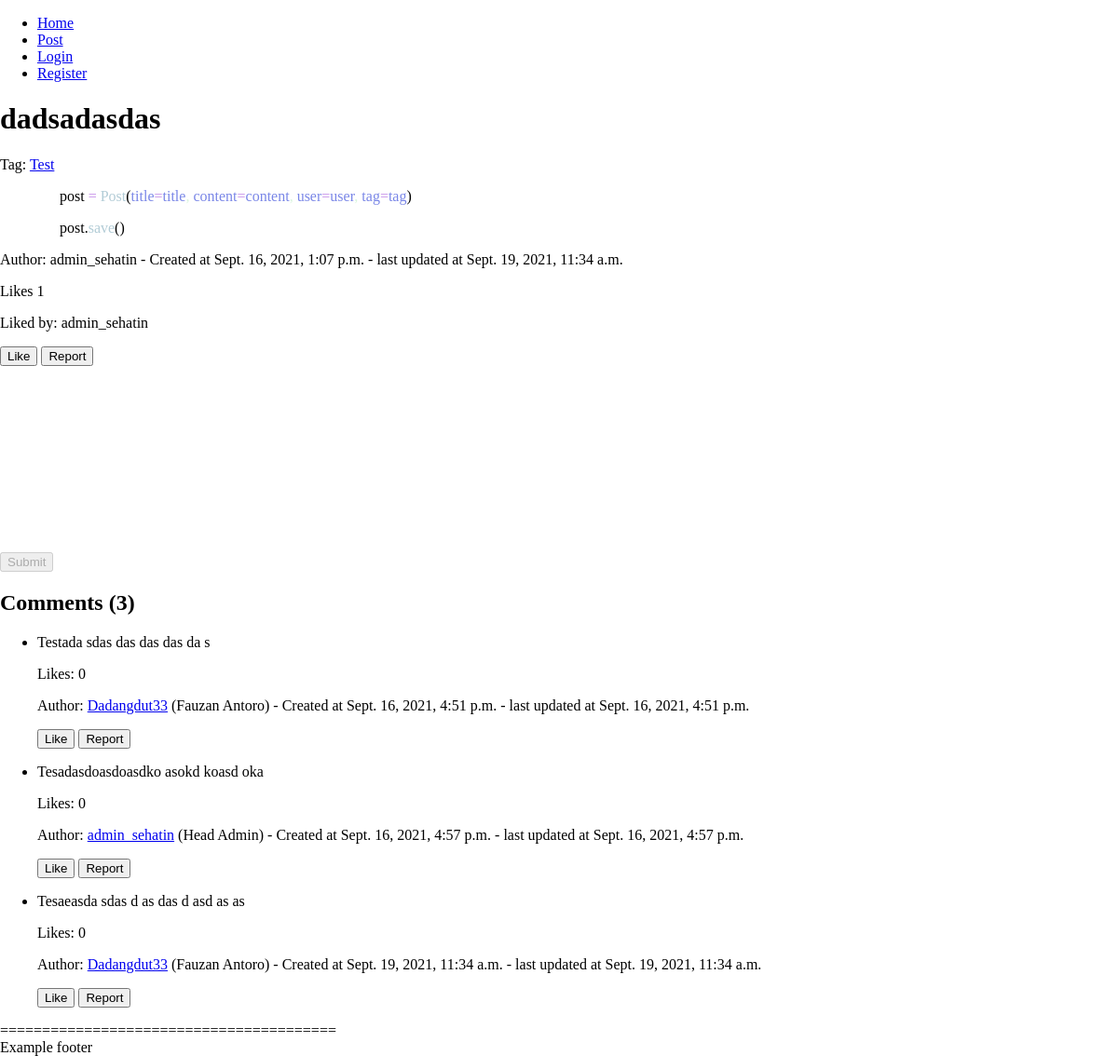
/post/9/dadsadasdas, run on the app's committed database.
### sehat_in_webproject/models.py (models this page shows)
class Post(models.Model): # Post
    id = models.AutoField(primary_key=True)
    title = models.CharField(max_length=200)
    content = models.TextField()
    tag = models.ForeignKey(Tag, on_delete=models.CASCADE, null=True)
    created_at = models.DateTimeField(auto_now_add=True)
    updated_at = models.DateTimeField(auto_now=True)
    user = models.ForeignKey(User, on_delete=models.SET_NULL, null=True)
    likes = models.IntegerField(default=0)
    comments = models.IntegerField(default=0)
    post_Type = models.CharField(max_length=50, default='forum')

class Tag(models.Model): # Tag of a post, will be generated by admin only
    name = models.CharField(max_length=50)
    adminOnly = models.BooleanField(default=False)

class Like(models.Model): # Post/comment like
    user = models.ForeignKey(User, on_delete=models.SET_NULL, null=True)
    post = models.ForeignKey(Post, on_delete=models.CASCADE)
    comment = models.ForeignKey(Comment, on_delete=models.CASCADE, null=True)

class Comment(models.Model): # Comment of a post
    id = models.AutoField(primary_key=True)
    content = models.TextField()
    created_at = models.DateTimeField(auto_now_add=True)
    updated_at = models.DateTimeField(auto_now=True)
    post = models.ForeignKey(Post, on_delete=models.CASCADE)
    user = models.ForeignKey(User, on_delete=models.SET_NULL, null=True)
    likes = models.IntegerField(default=0)

### sehat_in_webproject/views.py (the view)
# urls.py: path('post/<str:id>/<str:title>', views.post_Url, name='post'), # Vanity url
def post_Url(request, id, title):
    if id is not None and title is not None:
        post = Post.objects.get(id=id)
        if title.replace('-', ' ') != post.title:
            return redirect('/post/' + str(post.id) + '/' + post.title.replace(' ', '-'))
        if post is not None:
            comments = Comment.objects.filter(post=post).order_by('created_at') # oldest to newest
            likes = Like.objects.filter(post=post)
            return render(request, 'post/postview.html', {'post': post, 'comments': comments, 'likes': likes})
        else:
            raise Http404
    else:
        raise Http404

### templates/post/postview.html (shortened to what this page needs)
<!DOCTYPE html>
{% load static %}
<html lang="en">
<head>
    <link rel="stylesheet" type="text/css" href="{% static 'css/style.css' %}">
    <link href="https://cdn.quilljs.com/1.3.6/quill.snow.css" rel="stylesheet">
</head>
<body>
    {% include 'templates/header.html' %}
    <div class="post">
        <h1>{{ post.title }}</a></h1>
        <p>Tag: <a href="/post/tag/{{ post.tag.name }}">{{ post.tag.name }}</a></p>
        {% autoescape off %}
        {{ post.content }}
        {% endautoescape %}
        <p> Author: {% if post.user == null %}deleted{% else %}{{ post.user }}{% endif %} - Created at {{ post.created_at }} - last updated at {{ post.updated_at }}</p>
        <p>Likes <span id="post-like-count">{{ likes|length }}</span></p>
        <p>Liked by:
            <span id="post-liker">
            {% for user in likes %}
            {{ user.user }}
            {% endfor %}
            </span>
        </p>
        <button class="button like" onclick="likePost('{{ user.is_authenticated }}', '{{ post.id }}', '{{ post.title }}', '{{ csrf_token }}')">Like</button>
        {% if post.user.id == user.id %}
            <button class="button edit" onclick="editPost('{{ user.is_authenticated }}', '{{ post.id }}', '{{ post.title }}')">Edit</button>
            <button class="button delete" onclick="deletePost('{{ user.is_authenticated }}', '{{ post.id }}', '{{ post.title }}', '{{ csrf_token }}', 'user')">Delete</button>
        {% else %}
            <button class="button report" onclick="reportPost('{{ user.is_authenticated }}', '{{ post.id }}', '{{ post.title }}', '{{ csrf_token }}')">Report</button>
        {% endif %}
    </div>
    <div class="comment-form">
        <div id="editor"></div>
        {% if user.is_authenticated %}
            <button type="submit" onclick="comment('{{ user.is_authenticated }}', '{{ post.id }}', '{{ post.title }}', '{{ csrf_token }}')">Submit</button>
        {% else %}
            <button type="submit" onclick="comment('{{ user.is_authenticated }}', '{{ post.id }}', '{{ post.title }}', '{{ csrf_token }}')" disabled>Submit</button>
        {% endif %}
    </div>
    <div class="comment-box">
        <h2>Comments (<span id="comment-counter">{{ comments|length }}</span>)</h2>
        <ul>
            {% for comment in comments %}
            <li class="comment" id="comments-{{ comment.id }}">
                <span id="fill-{{ comment.id }}">
                    <div style="max-width: 800px;" id="comment-{{comment.id}}">
                        {% autoescape off %}
                        {{ comment.content }}
                        {% endautoescape %}
                    </div>
                </span>
                <p>Likes: <span id="comment-like-count-{{ comment.id }}"> {{ comment.likes }}</p>
                {% if comment.user == null %}
                <p>Author: <a href="/profile/deleted">deleted</a> - Created at {{ comment.created_at }} - last updated at {{ comment.updated_at }}</p>
                {% else %}
                <p>Author: <a href="/profile/{{ comment.user.username }}">{{ comment.user.username }}</a> ({{ comment.user.first_name }} {{ comment.user.last_name }}) - Created at {{ comment.created_at }} - last updated at {{ comment.updated_at }}</p>
                {% endif %}
                <button onclick="likeComment('{{ user.is_authenticated }}', '{{ post.id }}', '{{ post.title }}', '{{ comment.id }}', '{{ csrf_token }}')">Like</button>
                {% if not comment.user.id == user.id %}
                <button onclick="reportComment('{{ user.is_authenticated }}', '{{ post.id }}', '{{ post.title }}', '{{ comment.id }}', '{{ csrf_token }}')">Report</button>
                {% endif %}
            </li>
            {% endfor %}
        </ul>
    </div>
    {% include 'templates/footer.html' %}
</body>
</html>

### static/css/style.css (style rules this page uses)
html, body { width: 100%; height: 100%; background-attachment: fixed; background-repeat: no-repeat; background-size: cover; overflow-x: hidden; margin: 0px; scroll-behavior: smooth; }
#editor { max-width: 800px; min-height: 200px; }

### data on the page
Post: title "dadsadasdas", tag.name "Test", content "post = Post ( title = title , content = content , user = user , tag = tag ) post. save ()", user "admin_sehatin", created_at "Sept. 16, 2021, 1:07 p.m.", updated_at "Sept. 19, 2021, 11:34 a.m."
Like: user "admin_sehatin"
Comment: content "Testada sdas das das das da s", likes "0", user.username "Dadangdut33", user.first_name "Fauzan", user.last_name "Antoro", created_at "Sept. 16, 2021, 4:51 p.m.", updated_at "Sept. 16, 2021, 4:51 p.m."
Comment: content "Tesadasdoasdoasdko asokd koasd oka", likes "0", user.username "admin_sehatin", user.first_name "Head", user.last_name "Admin", created_at "Sept. 16, 2021, 4:57 p.m.", updated_at "Sept. 16, 2021, 4:57 p.m."
Comment: content "Tesaeasda sdas d as das d asd as as", likes "0", user.username "Dadangdut33", user.first_name "Fauzan", user.last_name "Antoro", created_at "Sept. 19, 2021, 11:34 a.m.", updated_at "Sept. 19, 2021, 11:34 a.m."

### other printed values
{{ likes|length }} "1"
{{ comments|length }} "3"
